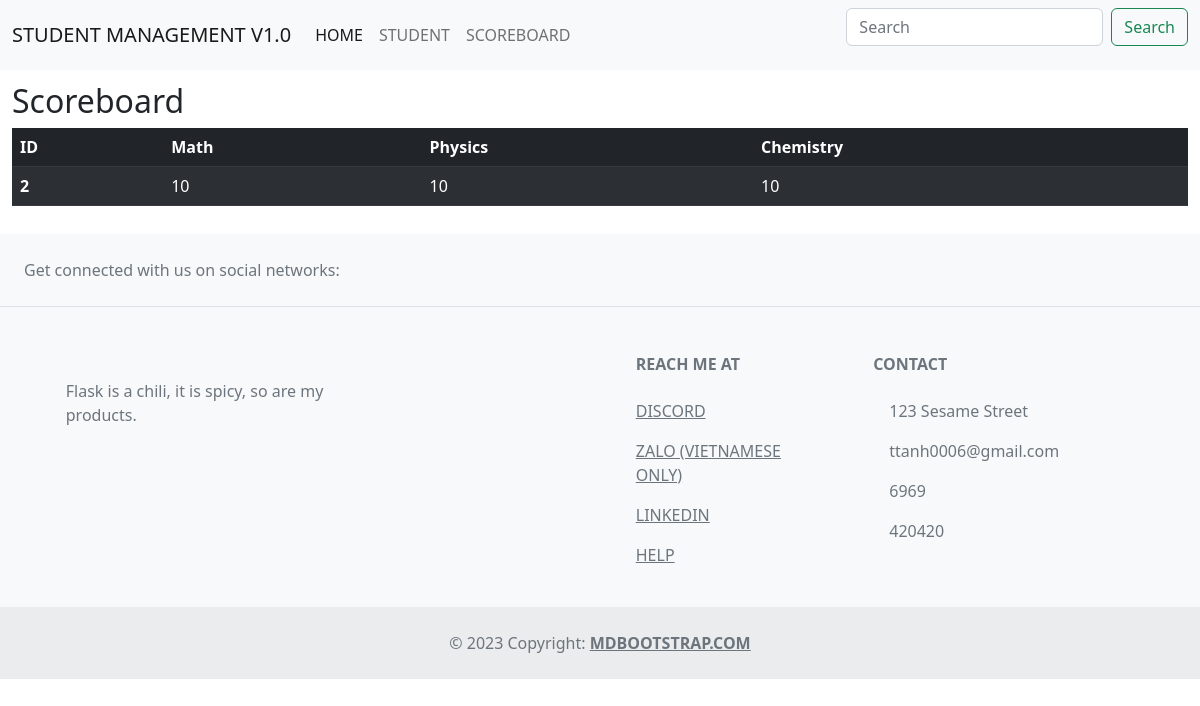
Before: /scoreboard with the older database file.
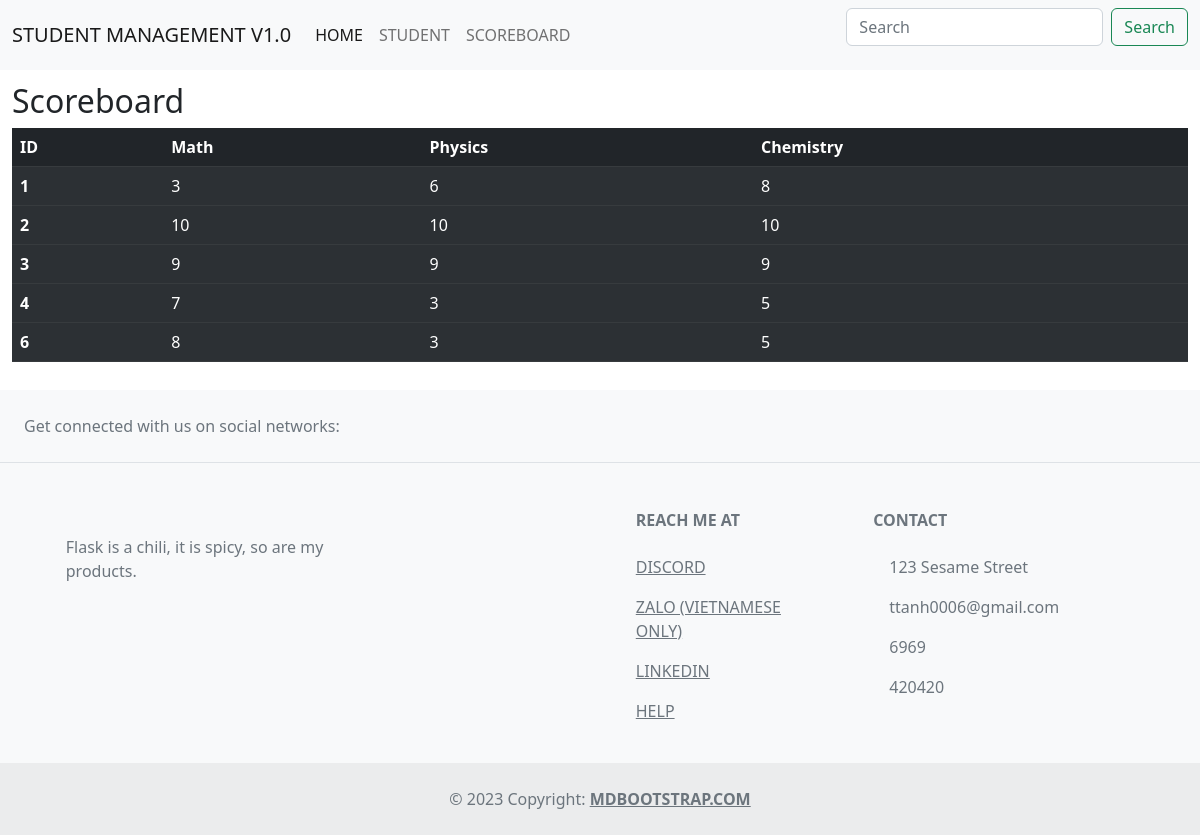
After: the same page with the newer database file.
### app.py (models this page shows, shortened)
class Score(db.Model):
    id = db.Column(db.Integer, primary_key=True)
    Math = db.Column(db.Integer)
    Physics = db.Column(db.Integer)
    Chemistry = db.Column(db.Integer)
    student_id = db.Column(db.Integer, db.ForeignKey('student.id'))

### app.py (the view)
@app.route('/scoreboard')
def scoreboard():
    data = Score.query.order_by(Score.student_id).all()
    return render_template('scoreboard.html', scores=data)

### templates/scoreboard.html (shortened to what this page needs)
{% extends 'base.html' %}
{% block main %}
<h2>Scoreboard</h2>
<table class="table table-striped table-dark">
    <thead>
      <tr>
        <th scope="col">ID</th>
        <th scope="col">Math</th>
        <th scope="col">Physics</th>
        <th scope="col">Chemistry</th>
      </tr>
    </thead>
    {% for score in scores %}
    <tbody>
      <tr>
        <th scope="row">{{score.student_id}}</th>
        <td>{{score.Math}}</td>
        <td>{{score.Physics}}</td>
        <td>{{score.Chemistry}}</td>
      </tr>
    </tbody>
    {% endfor %}
  </table>
{% endblock main %}

Changed rows visible on the page:
added Score: student_id "1", Math "3", Physics "6", Chemistry "8"
added Score: student_id "3", Math "9", Physics "9", Chemistry "9"
added Score: student_id "4", Math "7", Physics "3", Chemistry "5"
added Score: student_id "6", Math "8", Physics "3", Chemistry "5"
